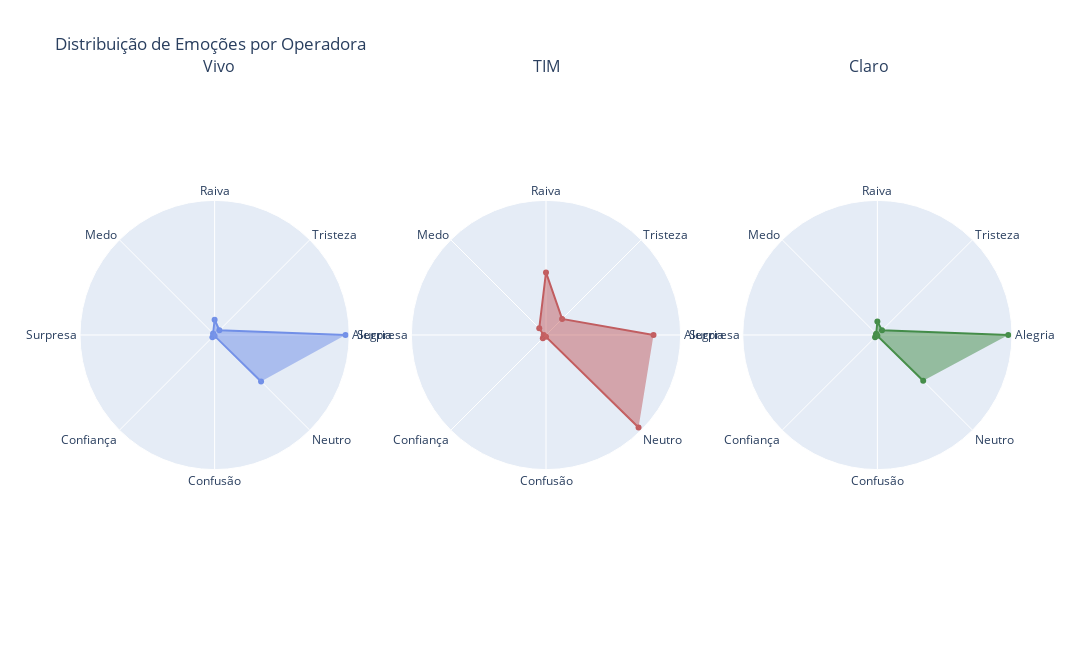

Source (notebook cell):
### Code cell
values_claro = df[df['app'] == 'Claro'][['emotion_alegria', 'emotion_tristeza', 'emotion_raiva',
              'emotion_medo', 'emotion_surpresa', 'emotion_confianca',
              'emotion_confusao', 'emotion_neutro']].mean().tolist()

values_tim = df[df['app'] == 'TIM'][['emotion_alegria', 'emotion_tristeza', 'emotion_raiva',
              'emotion_medo', 'emotion_surpresa', 'emotion_confianca',
              'emotion_confusao', 'emotion_neutro']].mean().tolist()

values_vivo = df[df['app'] == 'Vivo'][['emotion_alegria', 'emotion_tristeza', 'emotion_raiva',
              'emotion_medo', 'emotion_surpresa', 'emotion_confianca',
              'emotion_confusao', 'emotion_neutro']].mean().tolist()

categories = ['Alegria', 'Tristeza', 'Raiva', 'Medo', 'Surpresa', 'Confiança', 'Confusão', 'Neutro']

# Valores de exemplo para cada operadora
values_vivo = values_vivo
values_tim = values_tim
values_claro = values_claro

# Criar subplots
fig = make_subplots(
    rows=1, cols=3,
    specs=[[{'type': 'polar'}, {'type': 'polar'}, {'type': 'polar'}]]
)

# Gráfico Vivo
fig.add_trace(go.Scatterpolar(
    r=values_vivo,  # Não fechando a linha
    theta=categories,
    fill='toself',
    name='Vivo',
    line=dict(color='royalblue'),
    opacity=0.7
), row=1, col=1)

# Gráfico TIM
fig.add_trace(go.Scatterpolar(
    r=values_tim,
    theta=categories,
    fill='toself',
    name='TIM',
    line=dict(color='firebrick'),
    opacity=0.7
), row=1, col=2)

# Gráfico Claro
fig.add_trace(go.Scatterpolar(
    r=values_claro,
    theta=categories,
    fill='toself',
    name='Claro',
    line=dict(color='darkgreen'),
    opacity=0.7
), row=1, col=3)

# Ajustar o layout geral
fig.update_layout(
    showlegend=False,
    title_text="Distribuição de Emoções por Operadora",
    height=650, width=1800,
)

fig.update_layout(
    polar=dict(radialaxis=dict(visible=False)),
    polar2=dict(radialaxis=dict(visible=False)),
    polar3=dict(radialaxis=dict(visible=False))
)


# Ajuste do posicionamento dos títulos: mais para cima
fig.add_annotation(dict(font=dict(size=16),
                        x=0.13,
                        y=1.1,
                        showarrow=False,
                        text="Vivo",
                        xref="paper",
                        yref="paper"))

fig.add_annotation(dict(font=dict(size=16),
                        x=0.5,
                        y=1.1,
                        showarrow=False,
                        text="TIM",
                        xref="paper",
                        yref="paper"))

fig.add_annotation(dict(font=dict(size=16),
                        x=0.87,
                        y=1.1,
                        showarrow=False,
                        text="Claro",
                        xref="paper",
                        yref="paper"))

fig.show()

### Figure 1 — Plotly figure (JSON) as saved in the notebook; plotly's stock layout.template omitted (floating-point values rounded to 4 significant figures)
{"data": [{"fill": "toself", "line": {"color": "royalblue"}, "name": "Vivo", "opacity": 0.7, "r": [0.6422, 0.03306, 0.07469, 0.01036, 0.006273, 0.01526, 0.004468, 0.3222], "subplot": "polar", "theta": ["Alegria", "Tristeza", "Raiva", "Medo", "Surpresa", "Confiança", "Confusão", "Neutro"], "type": "scatterpolar"}, {"fill": "toself", "line": {"color": "firebrick"}, "name": "TIM", "opacity": 0.7, "r": [0.3547, 0.07511, 0.2064, 0.03151, 0.007721, 0.01484, 0.005972, 0.4318], "subplot": "polar2", "theta": ["Alegria", "Tristeza", "Raiva", "Medo", "Surpresa", "Confiança", "Confusão", "Neutro"], "type": "scatterpolar"}, {"fill": "toself", "line": {"color": "darkgreen"}, "name": "Claro", "opacity": 0.7, "r": [0.6501, 0.03257, 0.06715, 0.008101, 0.007338, 0.01613, 0.003527, 0.3219], "subplot": "polar3", "theta": ["Alegria", "Tristeza", "Raiva", "Medo", "Surpresa", "Confiança", "Confusão", "Neutro"], "type": "scatterpolar"}], "layout": {"annotations": [{"font": {"size": 16}, "showarrow": false, "text": "Vivo", "x": 0.13, "xref": "paper", "y": 1.1, "yref": "paper"}, {"font": {"size": 16}, "showarrow": false, "text": "TIM", "x": 0.5, "xref": "paper", "y": 1.1, "yref": "paper"}, {"font": {"size": 16}, "showarrow": false, "text": "Claro", "x": 0.87, "xref": "paper", "y": 1.1, "yref": "paper"}], "height": 650, "polar": {"domain": {"x": [0, 0.2889], "y": [0, 1]}, "radialaxis": {"visible": false}}, "polar2": {"domain": {"x": [0.3556, 0.6444], "y": [0, 1]}, "radialaxis": {"visible": false}}, "polar3": {"domain": {"x": [0.7111, 1], "y": [0, 1]}, "radialaxis": {"visible": false}}, "showlegend": false, "title": {"text": "Distribuição de Emoções por Operadora"}, "width": 1800}}
